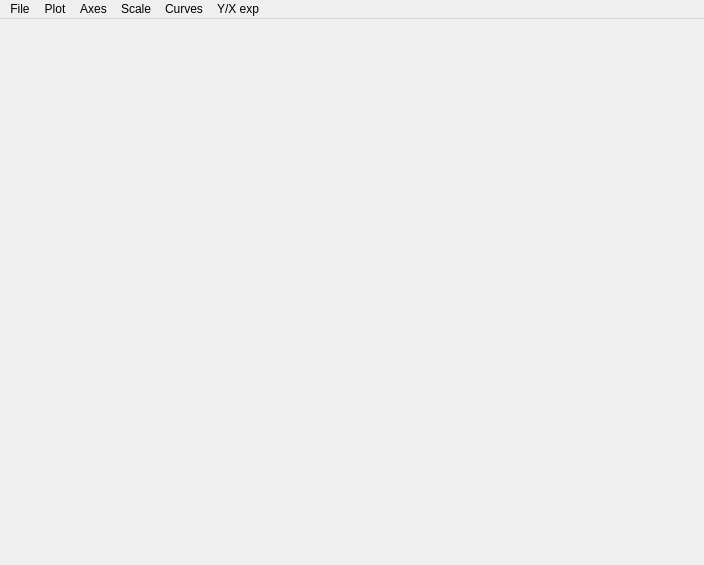
<?xml version="1.0" encoding="UTF-8"?>
<ui version="4.0">
 <class>MainWindow</class>
 <widget class="QMainWindow" name="MainWindow">
  <property name="geometry">
   <rect>
    <x>0</x>
    <y>0</y>
    <width>704</width>
    <height>565</height>
   </rect>
  </property>
  <property name="windowTitle">
   <string>MainWindow</string>
  </property>
  <widget class="QWidget" name="centralwidget">
   <property name="sizePolicy">
    <sizepolicy hsizetype="Expanding" vsizetype="Expanding">
     <horstretch>0</horstretch>
     <verstretch>0</verstretch>
    </sizepolicy>
   </property>
   <layout class="QGridLayout" name="gridLayout_2">
    <item row="0" column="0">
     <layout class="QVBoxLayout" name="verticalLayout">
      <property name="spacing">
       <number>0</number>
      </property>
      <item>
       <widget class="MatplotlibWidget" name="mplwidget" native="true"/>
      </item>
     </layout>
    </item>
   </layout>
  </widget>
  <widget class="QMenuBar" name="menubar">
   <property name="geometry">
    <rect>
     <x>0</x>
     <y>0</y>
     <width>704</width>
     <height>21</height>
    </rect>
   </property>
   <widget class="QMenu" name="menuFile">
    <property name="title">
     <string>File</string>
    </property>
    <addaction name="actionSave_As"/>
    <addaction name="separator"/>
    <addaction name="action_Close"/>
    <addaction name="separator"/>
   </widget>
   <widget class="QMenu" name="menuPlot">
    <property name="title">
     <string>Plot</string>
    </property>
    <addaction name="actionGridON"/>
    <addaction name="actionLegend_ON"/>
    <addaction name="separator"/>
    <addaction name="actionSetTitle"/>
    <addaction name="actionX_label"/>
    <addaction name="actionY_label"/>
   </widget>
   <widget class="QMenu" name="menuAxes">
    <property name="title">
     <string>Axes</string>
    </property>
   </widget>
   <widget class="QMenu" name="menuY_X_exp">
    <property name="title">
     <string>Y/X exp</string>
    </property>
   </widget>
   <widget class="QMenu" name="menuScale">
    <property name="title">
     <string>Scale</string>
    </property>
    <addaction name="actionAutoscaling"/>
    <addaction name="separator"/>
    <addaction name="actionSet_X_range"/>
    <addaction name="actionSet_Y_range"/>
    <addaction name="separator"/>
   </widget>
   <widget class="QMenu" name="menuCurves">
    <property name="title">
     <string>Curves</string>
    </property>
    <widget class="QMenu" name="menuLines">
     <property name="title">
      <string>Lines</string>
     </property>
    </widget>
    <widget class="QMenu" name="menuMarker">
     <property name="title">
      <string>Marker</string>
     </property>
     <addaction name="actionSet_marker_size"/>
     <addaction name="separator"/>
    </widget>
    <addaction name="menuLines"/>
    <addaction name="menuMarker"/>
    <addaction name="actionError_Bar"/>
   </widget>
   <addaction name="menuFile"/>
   <addaction name="menuPlot"/>
   <addaction name="menuAxes"/>
   <addaction name="menuScale"/>
   <addaction name="menuCurves"/>
   <addaction name="menuY_X_exp"/>
  </widget>
  <action name="actionSave_As">
   <property name="text">
    <string>Save As</string>
   </property>
  </action>
  <action name="actionPage_Setup">
   <property name="text">
    <string>Page Setup</string>
   </property>
  </action>
  <action name="actionPrint">
   <property name="text">
    <string>Print Preview</string>
   </property>
  </action>
  <action name="actionPrint_Preview">
   <property name="text">
    <string>Print</string>
   </property>
  </action>
  <action name="action_Close">
   <property name="text">
    <string>Close</string>
   </property>
  </action>
  <action name="actionGridON">
   <property name="checkable">
    <bool>true</bool>
   </property>
   <property name="checked">
    <bool>true</bool>
   </property>
   <property name="text">
    <string>Grid ON</string>
   </property>
  </action>
  <action name="actionGridOFF">
   <property name="checkable">
    <bool>true</bool>
   </property>
   <property name="text">
    <string>OFF</string>
   </property>
  </action>
  <action name="actionAutoscale">
   <property name="checkable">
    <bool>true</bool>
   </property>
   <property name="checked">
    <bool>true</bool>
   </property>
   <property name="text">
    <string>Autoscale</string>
   </property>
  </action>
  <action name="actionXlin_ylin">
   <property name="checkable">
    <bool>true</bool>
   </property>
   <property name="text">
    <string>xlin - ylin</string>
   </property>
  </action>
  <action name="actionXlin_ylog">
   <property name="checkable">
    <bool>true</bool>
   </property>
   <property name="text">
    <string>xlin - ylog</string>
   </property>
  </action>
  <action name="actionXlog_ylin">
   <property name="checkable">
    <bool>true</bool>
   </property>
   <property name="text">
    <string>xlog - ylin</string>
   </property>
  </action>
  <action name="actionXlog_ylog">
   <property name="checkable">
    <bool>true</bool>
   </property>
   <property name="text">
    <string>xlog - ylog</string>
   </property>
  </action>
  <action name="actionAbout">
   <property name="enabled">
    <bool>false</bool>
   </property>
   <property name="text">
    <string>About</string>
   </property>
  </action>
  <action name="actionLegend_ON">
   <property name="checkable">
    <bool>true</bool>
   </property>
   <property name="checked">
    <bool>true</bool>
   </property>
   <property name="text">
    <string>Legend ON</string>
   </property>
  </action>
  <action name="actionLegend_OFF">
   <property name="checkable">
    <bool>true</bool>
   </property>
   <property name="text">
    <string>Legend OFF</string>
   </property>
  </action>
  <action name="actionTest">
   <property name="text">
    <string>test</string>
   </property>
  </action>
  <action name="actionTest_2">
   <property name="text">
    <string>Line</string>
   </property>
  </action>
  <action name="actionPoint">
   <property name="text">
    <string>Point</string>
   </property>
  </action>
  <action name="actionLine">
   <property name="text">
    <string>Line</string>
   </property>
  </action>
  <action name="actionPoint_Line">
   <property name="text">
    <string>Point+Line</string>
   </property>
  </action>
  <action name="actionCircle">
   <property name="text">
    <string>Circle</string>
   </property>
  </action>
  <action name="actionDiamond">
   <property name="text">
    <string>Diamond</string>
   </property>
  </action>
  <action name="actionCross">
   <property name="text">
    <string>Cross</string>
   </property>
  </action>
  <action name="actionPixel">
   <property name="text">
    <string>Square</string>
   </property>
  </action>
  <action name="actionDash_Line">
   <property name="text">
    <string>Dash Line</string>
   </property>
  </action>
  <action name="actionNo_Marker">
   <property name="checkable">
    <bool>true</bool>
   </property>
   <property name="checked">
    <bool>true</bool>
   </property>
   <property name="text">
    <string>No Marker</string>
   </property>
  </action>
  <action name="actionNo_Line">
   <property name="checkable">
    <bool>true</bool>
   </property>
   <property name="checked">
    <bool>true</bool>
   </property>
   <property name="text">
    <string>No Line</string>
   </property>
  </action>
  <action name="actionLine_3">
   <property name="text">
    <string>Solid</string>
   </property>
  </action>
  <action name="actionDash_Line_2">
   <property name="text">
    <string>Dashed</string>
   </property>
  </action>
  <action name="actionError_Bar">
   <property name="checkable">
    <bool>true</bool>
   </property>
   <property name="checked">
    <bool>true</bool>
   </property>
   <property name="text">
    <string>Error Bar</string>
   </property>
  </action>
  <action name="actionDash_dot">
   <property name="text">
    <string>Dash-dot</string>
   </property>
  </action>
  <action name="actionDotted">
   <property name="text">
    <string>Dotted</string>
   </property>
  </action>
  <action name="actionTitle">
   <property name="text">
    <string>Set Title</string>
   </property>
  </action>
  <action name="actionSet_x_text">
   <property name="text">
    <string>Set X label</string>
   </property>
  </action>
  <action name="actionSet_Y_label">
   <property name="text">
    <string>Set Y label</string>
   </property>
  </action>
  <action name="actionFigure_Options">
   <property name="text">
    <string>Figure Options</string>
   </property>
  </action>
  <action name="actionSet_Marker_size">
   <property name="text">
    <string>Set Marker size</string>
   </property>
  </action>
  <action name="actionWxcwxc">
   <property name="text">
    <string>wxcwxc</string>
   </property>
  </action>
  <action name="actionCopy_to_cliipboard">
   <property name="text">
    <string>Copy to cliipboard</string>
   </property>
  </action>
  <action name="actionTitle_and_axes_labels">
   <property name="text">
    <string>Title and axes labels</string>
   </property>
  </action>
  <action name="actionDsd">
   <property name="text">
    <string>dsd</string>
   </property>
  </action>
  <action name="actionQsd">
   <property name="text">
    <string>qsd</string>
   </property>
  </action>
  <action name="actionSet_marker_size">
   <property name="text">
    <string>Set marker size</string>
   </property>
  </action>
  <action name="actionAutoscaling">
   <property name="text">
    <string>Autoscale</string>
   </property>
  </action>
  <action name="actionSet_X_range">
   <property name="text">
    <string>Set X range</string>
   </property>
  </action>
  <action name="actionSet_Y_range">
   <property name="text">
    <string>Set Y range</string>
   </property>
  </action>
  <action name="actionFix_scale">
   <property name="checkable">
    <bool>true</bool>
   </property>
   <property name="text">
    <string>Fix scale</string>
   </property>
  </action>
  <action name="actionSetTitle">
   <property name="text">
    <string>Title</string>
   </property>
  </action>
  <action name="actionX_label">
   <property name="text">
    <string>X label</string>
   </property>
  </action>
  <action name="actionY_label">
   <property name="text">
    <string>Y label</string>
   </property>
  </action>
 </widget>
 <customwidgets>
  <customwidget>
   <class>MatplotlibWidget</class>
   <extends>QWidget</extends>
   <header>matplotlibwidget</header>
  </customwidget>
 </customwidgets>
 <resources/>
 <connections>
  <connection>
   <sender>action_Close</sender>
   <signal>triggered()</signal>
   <receiver>MainWindow</receiver>
   <slot>close()</slot>
   <hints>
    <hint type="sourcelabel">
     <x>-1</x>
     <y>-1</y>
    </hint>
    <hint type="destinationlabel">
     <x>351</x>
     <y>266</y>
    </hint>
   </hints>
  </connection>
 </connections>
</ui>
